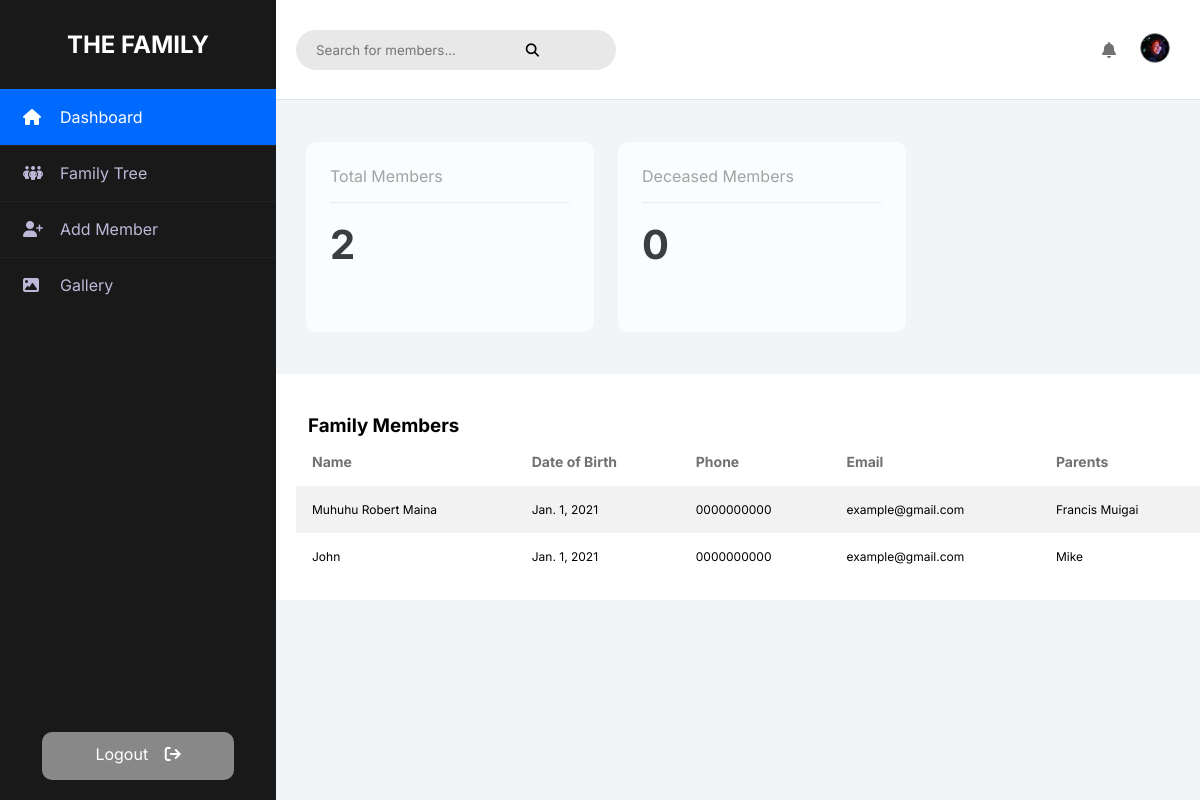
Before: / with the older database file.
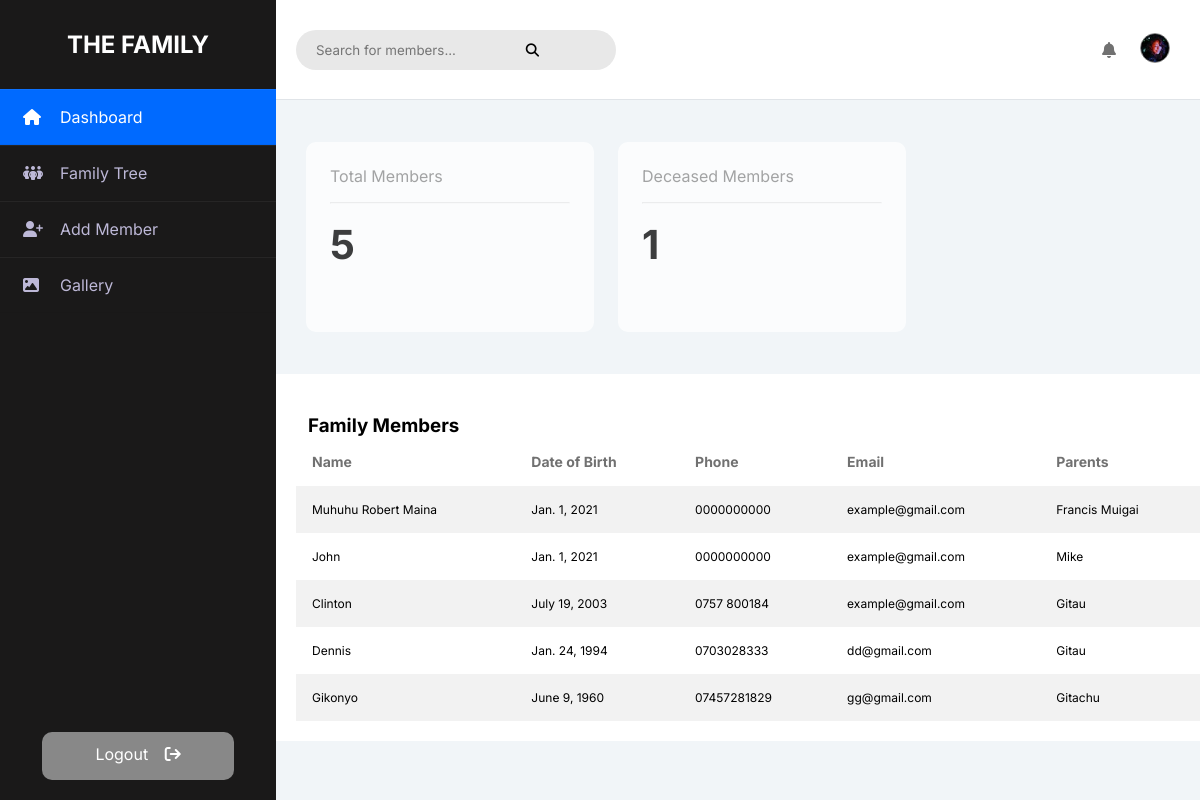
After: the same page with the newer database file.
### family_tree/models.py (models this page shows)
class FamilyMember(models.Model):
    name = models.CharField(max_length=100)
    photo = models.ImageField(upload_to='family_photos/')
    parent = models.CharField(max_length=100)
    siblings = models.CharField(max_length=100)
    children = models.CharField(max_length=100)
    dob = models.DateField(default='')
    email = models.EmailField(default='')
    phone = models.CharField(max_length=100, default='')
    dead = models.BooleanField(default=False)

### family_tree/views.py (the view)
# urls.py: path('', home_view, name="home"),
def home_view(request):
    print(request.user)
    members = FamilyMember.objects.all()
    total_members = members.count()
    deceased_members = members.filter(dead=True).count()
    query = request.GET.get('search')
    if query:
        members = members.filter(name__icontains=query)
    return render(request, "home.html", {"members": members,
                                         'total_members': total_members,
                                         'deceased_members': deceased_members
                                         })

### templates/home.html (shortened to what this page needs)
{% extends 'base.html' %}
{% block content %}
{% load static %}
<!DOCTYPE html>
<html lang="en">
<head>
    <link rel="stylesheet" type="text/css" href="{% static 'css/styles.css' %}"/>
</head>
<body>
<div class="wrapper">
    <div class="sidebar">
        <h2>THE FAMILY</h2>
        <ul>
            <li class="active"><a href="#"><i class="fas fa-home"></i>Dashboard</a></li>
            <li><a href="/tree"><i class="fas fa-people-group"></i>Family Tree</a></li>
            <li><a href="/member"><i class="fas fa-user-plus"></i>Add Member</a></li>
            <li><a href="/images"><i class="fas fa-image"></i>Gallery</a></li>
        </ul>
        <div class="logout">
          <a href="#">Logout
            <i class="fas  fa-arrow-right-from-bracket"></i></i>
          </a>
      </div>
    </div>
    <div class="main_content">
        <div class="header">
          <div class="search-bar">
          <form action="{% url 'images' %}" method="GET">
        <input type="text" name="search" class="form-control" placeholder="Search for members..." autocomplete="off" value="{{ request.GET.search }}">
        <button type="submit" class="search-button"><i class="fas fa-magnifying-glass"></i></button>
    </form>
          </div>
          <div class="profile">
            <i class="fas fa-bell"></i>
            <div class="user">
              <img class="user-photo" src="{% static "/images/profile.jpg" %}" alt="Robert Muhoho">
            </div>
          </div>
        </div>
        <div class="cards">
          <div class="card-single">
            <div>
                <h3 class="heading">Total Members</h3>
                <hr class="divider">
                <h1>{{ total_members }}</h1>
            </div>
          </div>
          <div class="card-single">
            <div>
    <h3 class="heading">Deceased Members</h3>
    <hr class="divider">
    <h1>{{ deceased_members }}</h1>
</div>
          </div>
        </div>
        <div style="overflow-x:auto;" class="table-div">
    <h3 style="margin-left:12px">Family Members</h3>
    <table style="width: 100%;">
        <tr>
            <th>Name</th>
            <th>Date of Birth</th>
            <th>Phone</th>
            <th>Email</th>
            <th>Parents</th>
        </tr>
        {% for member in members %}
        <tr>
            <td>{{ member.name }}</td>
            <td>{{ member.dob }}</td>
            <td>{{ member.phone }}</td>
            <td>{{ member.email }}</td>
            <td>{{ member.parent }}</td>
        </tr>
        {% empty %}
        <tr>
            <td colspan="5">No family members found.</td>
        </tr>
        {% endfor %}
    </table>
</div>
    </div>
</div>
</body>
</html>
{% endblock %}

Changed rows visible on the page:
added FamilyMember: name "Clinton", dob "July 19, 2003", phone "0757 800184", email "example@gmail.com", parent "Gitau"
added FamilyMember: name "Dennis", dob "Jan. 24, 1994", phone "0703028333", email "dd@gmail.com", parent "Gitau"
added FamilyMember: name "Gikonyo", dob "June 9, 1960", phone "07457281829", email "gg@gmail.com", parent "Gitachu"
Other visible differences:
{{ total_members }}: "2" → "5"
{{ deceased_members }}: "0" → "1"
